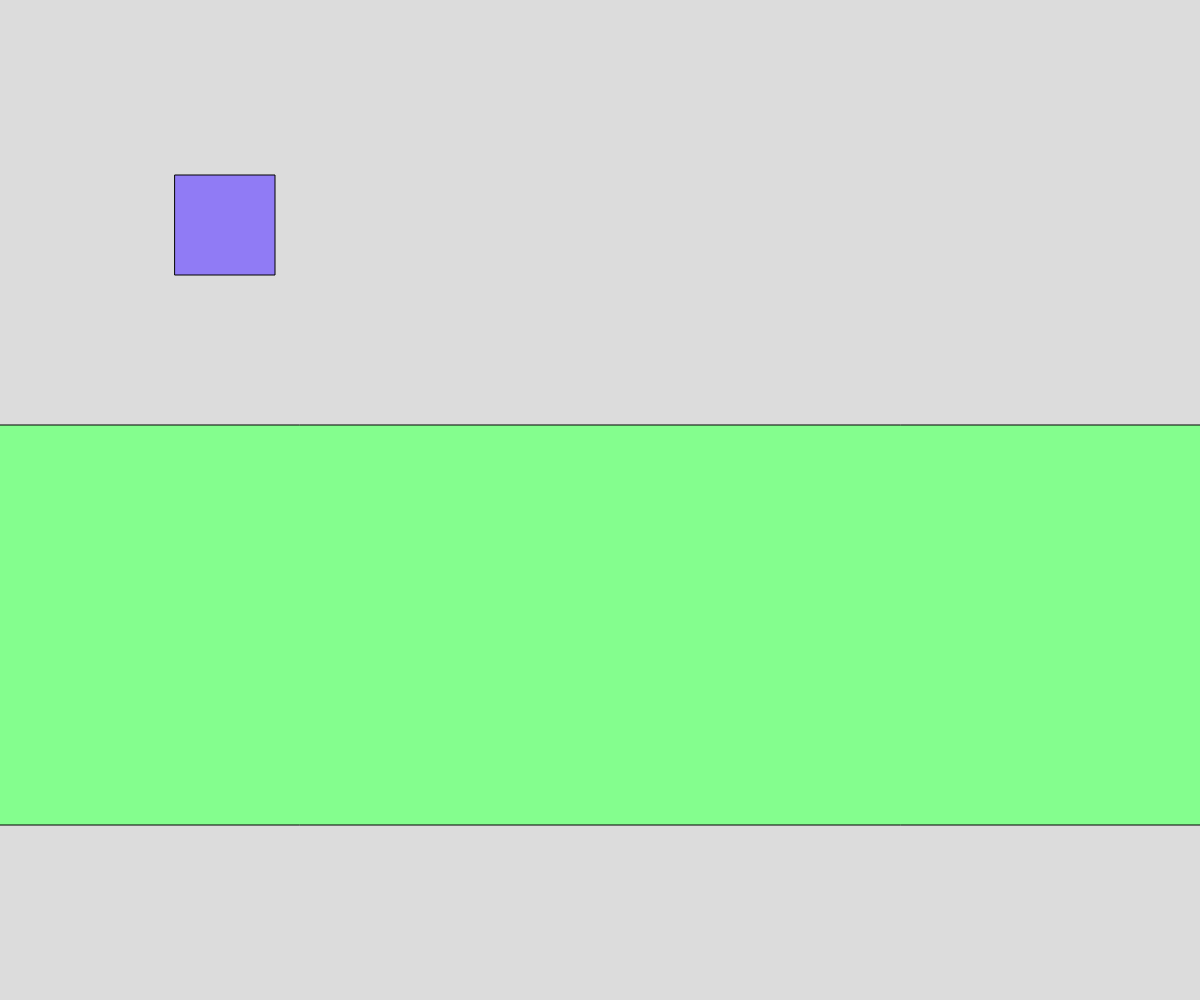
Frame 1 (no input)
Frame 60 (no input): identical to frame 1, image omitted
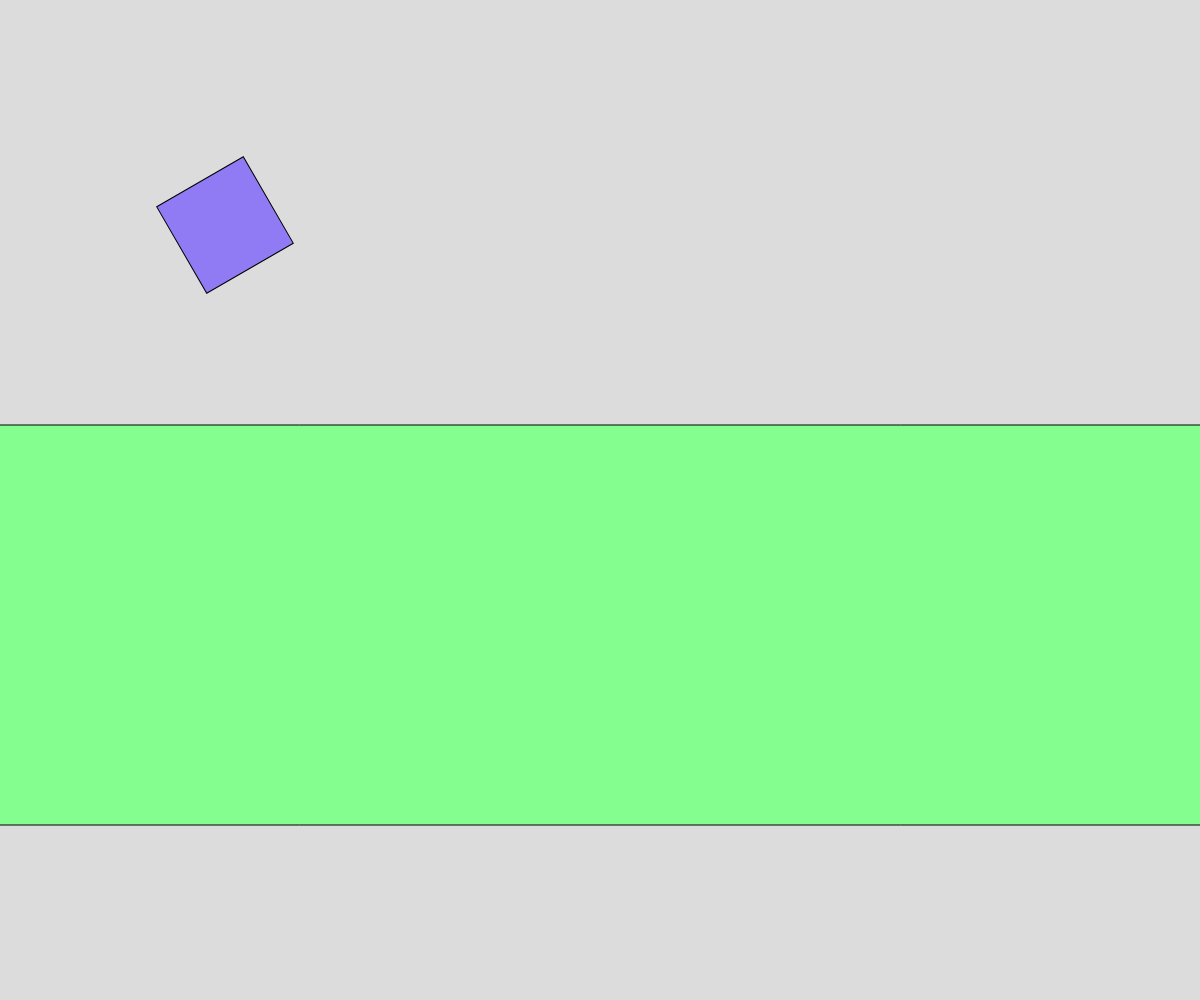
Frame 120 (the mouse pressed at the canvas centre since frame 60)

The p5.js sketch that drew these frames (run headless with seeded random() and noise() and a simulated clock; from frame 60 on, the mouse is pressed at the canvas centre):

// p5.js sketch
// ── sketch.js
// Project Title
// Your Name
// Date
//
// Extra for Experts:
// - describe what you did to take this project "above and beyond"


function setup() {
  createCanvas(windowWidth, windowHeight);
  angleMode(DEGREES);
  rectMode(CENTER);
}

function draw() {
  background(220);

  translate(225,225);
  push();
  rotate(mouseX);
  fill(144,123,245);
  square(0,0,100);

  pop();
  fill(132,254,142);
  rect(width/2,400,width*2,400);
}
